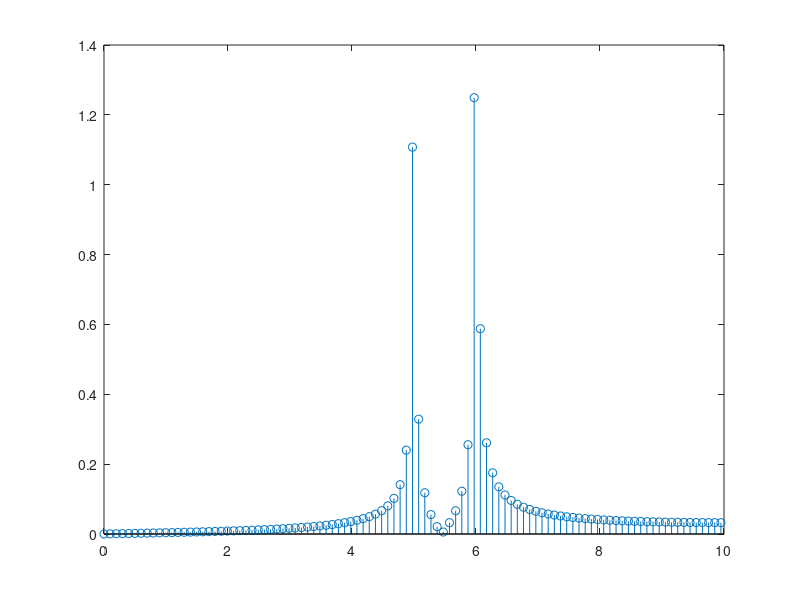

Write MATLAB code to recreate this figure.
load semnal3.mat
te=0.01;
t=0:te:3;
N=length (x);
fe=1/Te;
X=fft(x);
Xabs=abs(X)/(N/2);
magX=Xabs(1,1:N/2+1);
f=[0:N/2]*fe/N;
stem(f,magX);